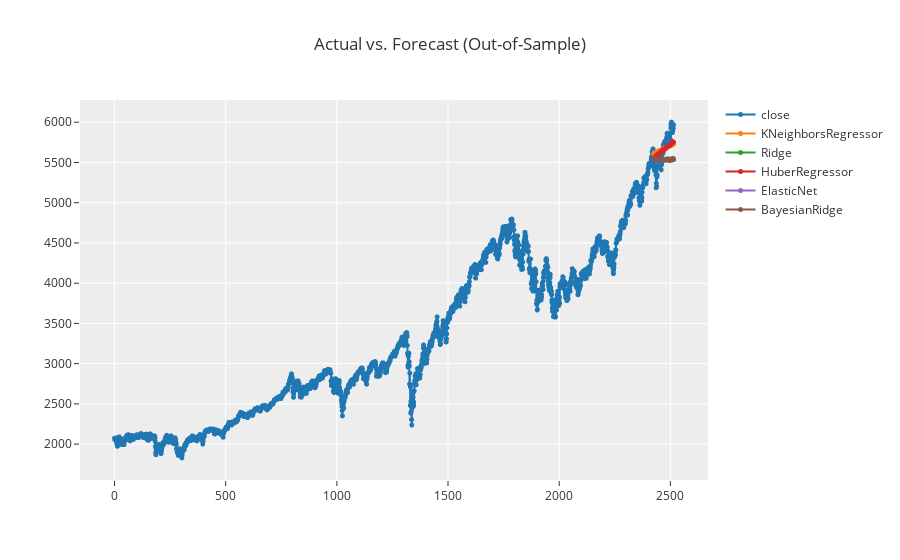

Notebook source saved alongside this figure:
### Code cell
#forecast = predict_model(best, fh=90)

# Step 4: Plot the forecast
plot_model(best, plot='forecast')

### Figure 1 — Plotly figure (JSON) as saved in the notebook; plotly's stock layout.template omitted (floating-point values rounded to 4 significant figures; data arrays with more than 128 entries replaced by an {"elided": "..."} marker saying what was removed)
{"data": [{"line": {"color": "rgb(31, 119, 180)", "width": 2}, "marker": {"color": "rgb(31, 119, 180)", "size": 5}, "mode": "lines+markers", "name": "close", "type": "scattergl", "x": {"elided": "2515 int values"}, "xaxis": "x", "y": {"elided": "2515 float values"}, "yaxis": "y"}, {"line": {"color": "rgb(255, 127, 14)", "width": 2}, "marker": {"color": "rgb(255, 127, 14)", "size": 5}, "mode": "lines+markers", "name": "KNeighborsRegressor", "type": "scattergl", "x": {"elided": "2515 int values"}, "xaxis": "x", "y": {"elided": "2515 float values"}, "yaxis": "y"}, {"line": {"color": "rgb(44, 160, 44)", "width": 2}, "marker": {"color": "rgb(44, 160, 44)", "size": 5}, "mode": "lines+markers", "name": "Ridge", "type": "scattergl", "x": {"elided": "2515 int values"}, "xaxis": "x", "y": {"elided": "2515 float values"}, "yaxis": "y"}, {"line": {"color": "rgb(214, 39, 40)", "width": 2}, "marker": {"color": "rgb(214, 39, 40)", "size": 5}, "mode": "lines+markers", "name": "HuberRegressor", "type": "scattergl", "x": {"elided": "2515 int values"}, "xaxis": "x", "y": {"elided": "2515 float values"}, "yaxis": "y"}, {"line": {"color": "rgb(148, 103, 189)", "width": 2}, "marker": {"color": "rgb(148, 103, 189)", "size": 5}, "mode": "lines+markers", "name": "ElasticNet", "type": "scattergl", "x": {"elided": "2515 int values"}, "xaxis": "x", "y": {"elided": "2515 float values"}, "yaxis": "y"}, {"line": {"color": "rgb(140, 86, 75)", "width": 2}, "marker": {"color": "rgb(140, 86, 75)", "size": 5}, "mode": "lines+markers", "name": "BayesianRidge", "type": "scattergl", "x": {"elided": "2515 int values"}, "xaxis": "x", "y": {"elided": "2515 float values"}, "yaxis": "y"}], "layout": {"showlegend": true, "title": {"text": "Actual vs. Forecast (Out-of-Sample)"}, "xaxis": {"anchor": "y", "domain": [0, 1]}, "yaxis": {"anchor": "x", "domain": [0, 1]}}}
